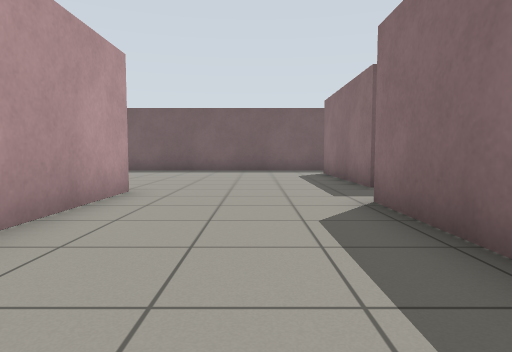
[1] (above)

16 first-person views from a walk through a world built for the Gazebo simulator. The camera is 0.72 m above the floor, tilts 4° down and sees 75° across. The floor is counted in squares, 1 m on a side. Each view is taken from the middle of a square. On the plan, view 1 faces up. The plan holds only what a view shows up to about 10 squares ahead; the rest is blank.

[2]
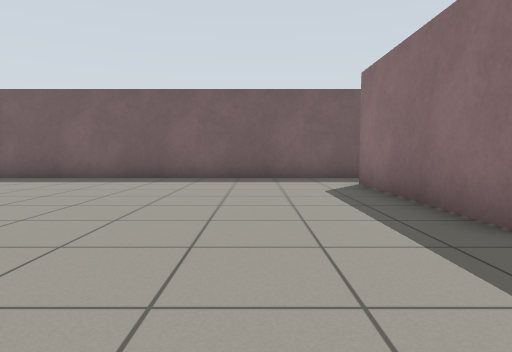

[3]
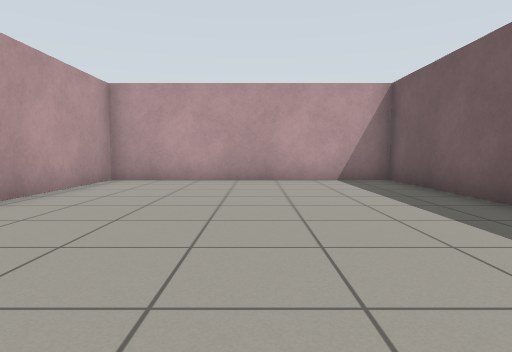

[4]
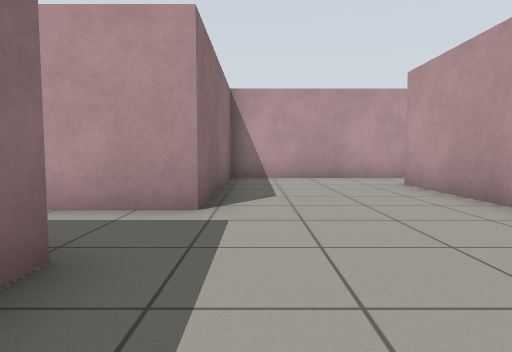

[5]
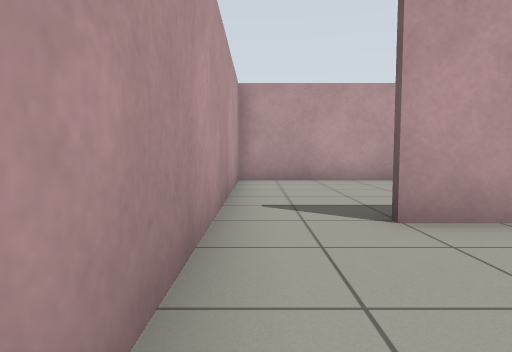

[6]
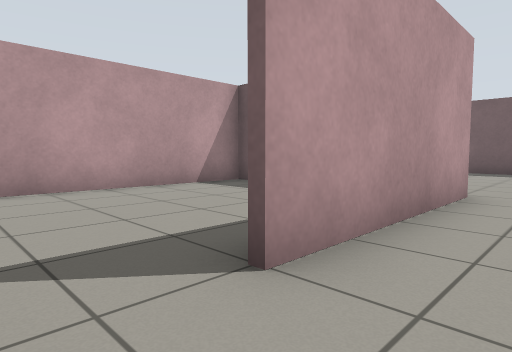

[7]
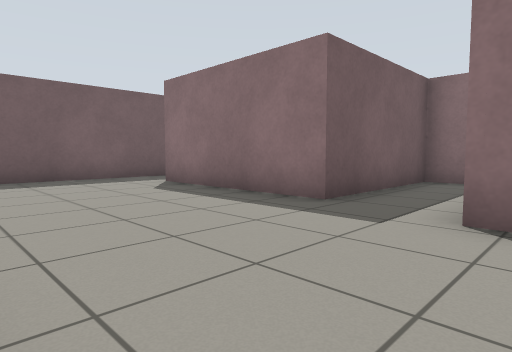

[8]
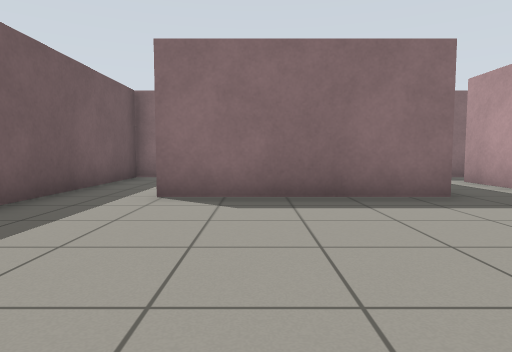

[9]
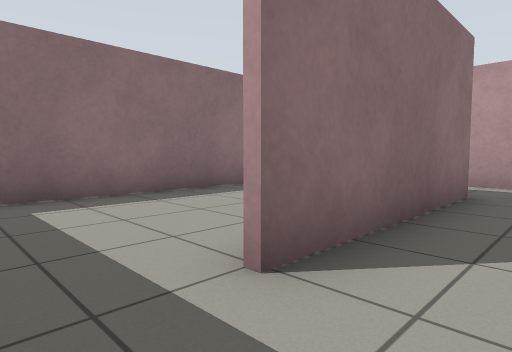

[10]
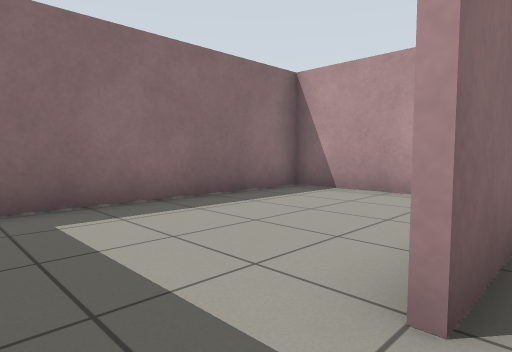

[11]
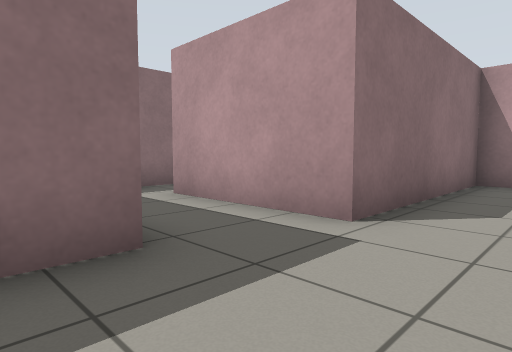

[12]
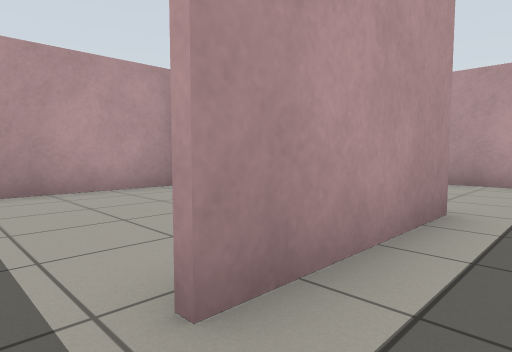

[13]
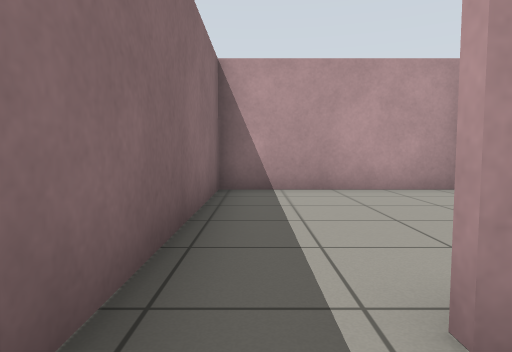

[14]
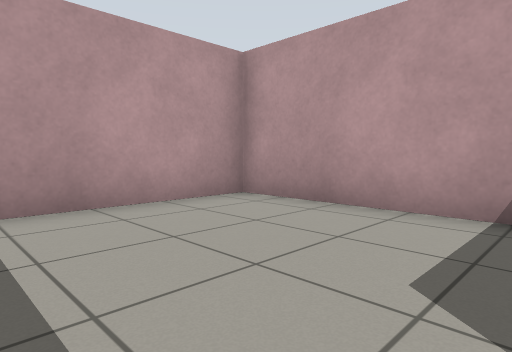

[15]
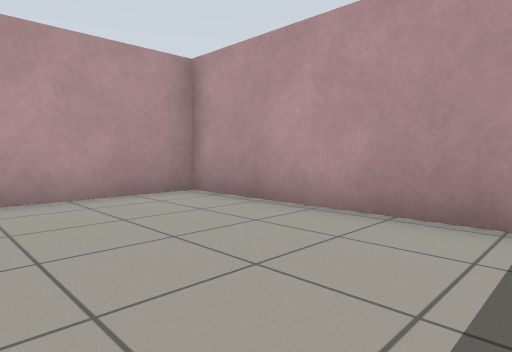

[16]
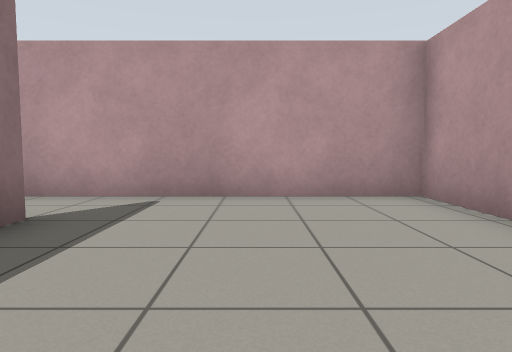

### Floor plan
Points are (right, up) in squares from view 1. A wall is a line through its corners. A room is listed if a view was taken in it or the views show most of it. See-through windows are left out.
Room 1 (views 1, 2, 3, 4, 5, 6, 7, 8, 9, 10, 11, 12, 13)
walls: (-2.4, 6.2) (-2.4, 1.4); (-7.7, 6.2) (-3.9, 6.2); (2.5, 13.5) (-7.7, 13.5) (-7.7, 6); (-2.5, -0.5) (1.7, -0.5) (1.7, 4.9) (5.3, 4.9); (6.7, 4.6) (6.7, 6.8) (2.4, 6.8) (2.4, 11.6)
ways out: opening at (6, 5) to room 2; opening at (-3, 0.5) to room 3; opening at (2, 12.5) to room 4
Room 2 (view 14)
walls: (1.9, 3.5) (1.9, -0.5) (6.7, -0.5) (6.7, 4.6)
ways out: opening at (6, 5) to room 1
Room 3 (views 15, 16)
walls: (-2.5, 1.4) (-2.5, 1.9); (-7.2, 6.1) (-7.7, 6.1); (-7.7, 6) (-7.7, -0.5) (-2.5, -0.5)
ways out: opening at (-3, 0.5) to room 1
Room 4 (no view inside)
walls: (4.1, 7) (6.7, 7) (6.7, 13.5) (2.5, 13.5)
ways out: opening at (2, 12.5) to room 1

Where each view was taken, in squares from view 1:
view 1: 0 up, 0 right, facing up
view 2: 4 up, 0 right, facing up
view 3: 10 up, 1 right, facing left
view 4: 9 up, 1 right, facing down
view 5: 0 up, 1 right, facing left
view 6: 0 up, 1 left, facing up-left
view 7: 4 up, 2 left, facing up-right
view 8: 10 up, 3 left, facing right
view 9: 13 up, 1 right, facing down-right
view 10: 13 up, 2 right, facing down-right
view 11: 8 up, 0 right, facing down-right
view 12: 6 up, 6 right, facing down-left
view 13: 6 up, 6 right, facing down
view 14: 4 up, 6 right, facing down-left
view 15: 5 up, 4 left, facing down-left
view 16: 5 up, 5 left, facing down
